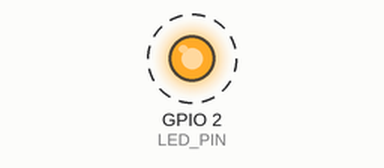
A sketch run on a simulated ESP32. Parts: output pins drawn as LEDs (lit = HIGH). Dashed ring = blinking. What the sketch prints to the serial monitor is not drawn.

Above: at 0.2 s.
Timing chart, 0 to 3.0 s (numbered marks = the images above):
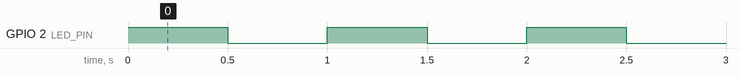

The sketch:

main.ino
```cpp
#include <Arduino.h>
#define LED_PIN 2

// Task Handles
TaskHandle_t ledTaskHandle;
TaskHandle_t counterTaskHandle;
TaskHandle_t aliveTaskHandle;

void setup() {

  Serial.begin(115200);

  xTaskCreate(ledTask, "LED Task", 2048, NULL, 3, &ledTaskHandle);
  xTaskCreate(counterTask, "Counter Task", 2048, NULL, 2, &counterTaskHandle);
  xTaskCreate(aliveTask, "Alive Task", 2048, NULL, 1, &aliveTaskHandle);

}

void ledTask(void *pvParameters)
{
    pinMode(LED_PIN, OUTPUT);

    while (1)
    {
      digitalWrite(LED_PIN, HIGH);
      Serial.println("LED ON");

      vTaskDelay(pdMS_TO_TICKS(500));

      digitalWrite(LED_PIN, LOW);
      Serial.println("LED OFF");

      vTaskDelay(pdMS_TO_TICKS(500));
    }
}

void counterTask(void *pvParameters)
{
    int count = 0;

    while (1)
    {
      count++;

      Serial.print("Counter = ");
      Serial.println(count);

      vTaskDelay(pdMS_TO_TICKS(1000));
    }
}

void aliveTask(void *pvParameters)
{
    while (1)
    {
      Serial.println("System Alive");

      vTaskDelay(pdMS_TO_TICKS(2000));
    }
}

void loop() { }
```

Measured:
- by itself, GPIO 2 (LED_PIN): alternates HIGH for 0.50 s and LOW for 0.50 s
